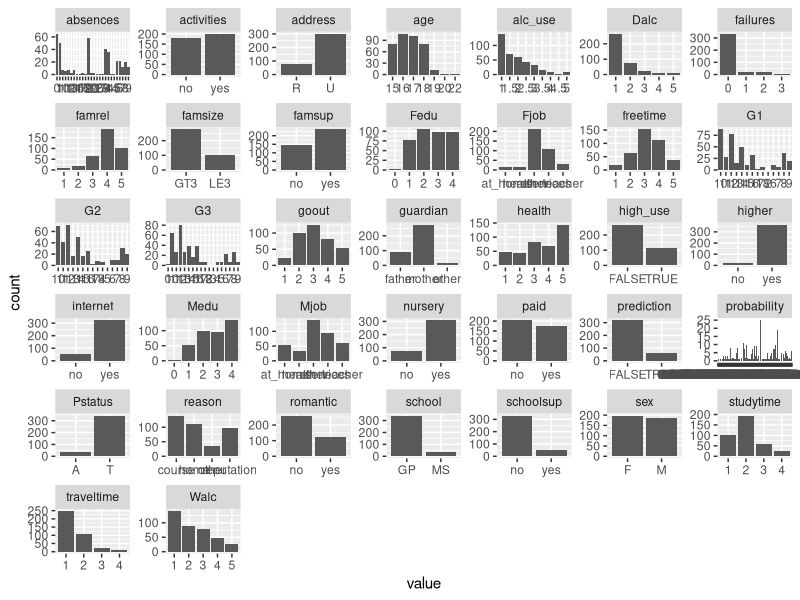
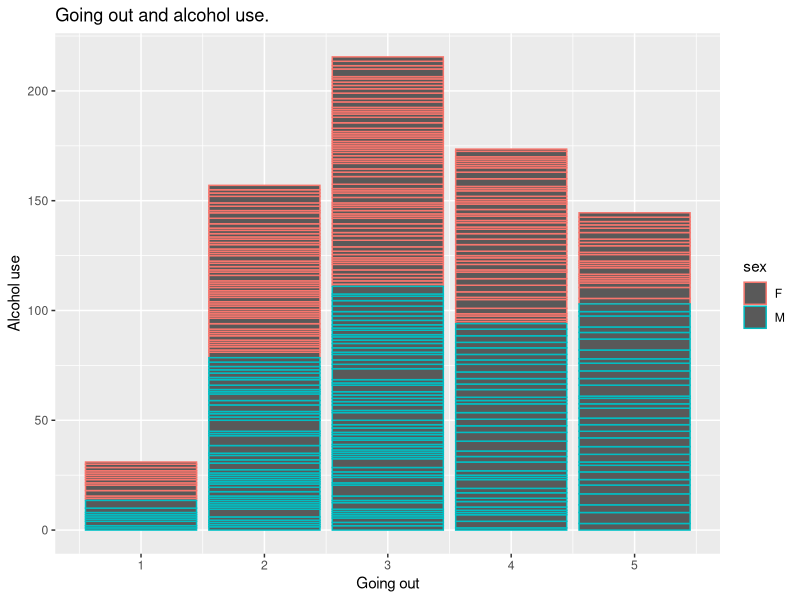
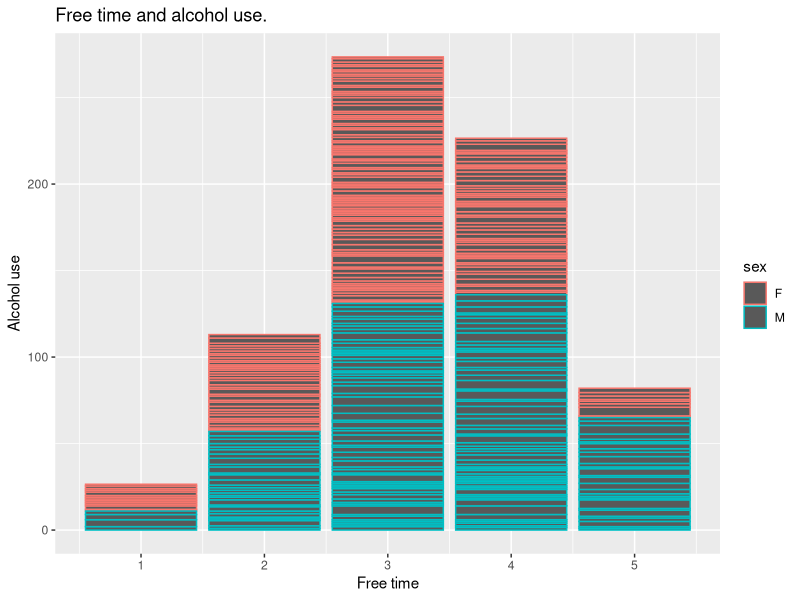
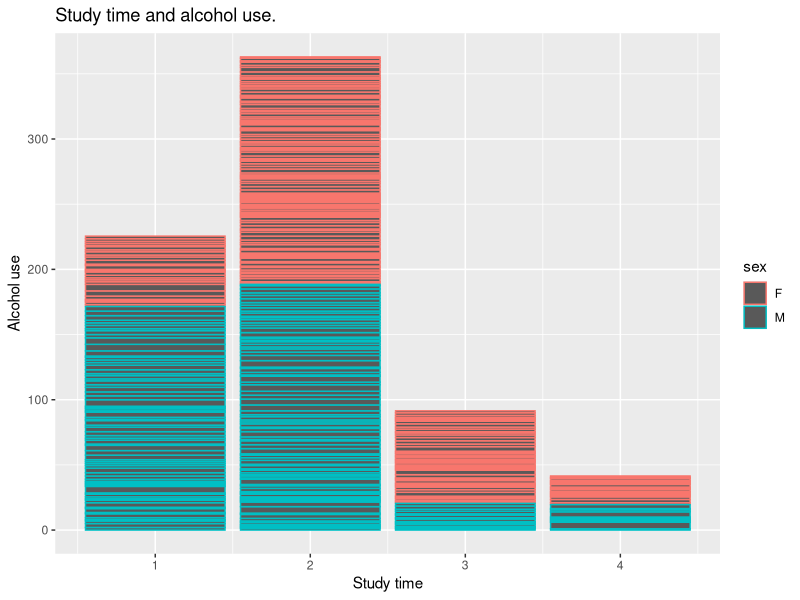
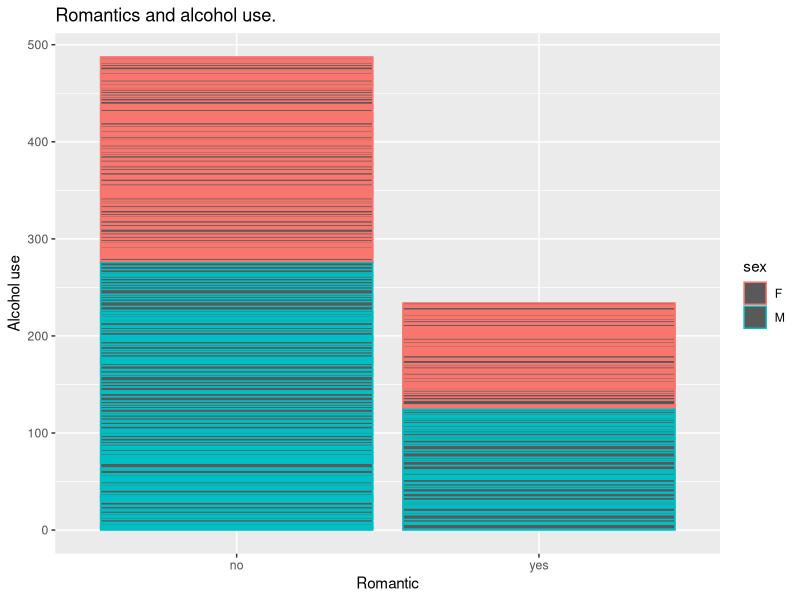
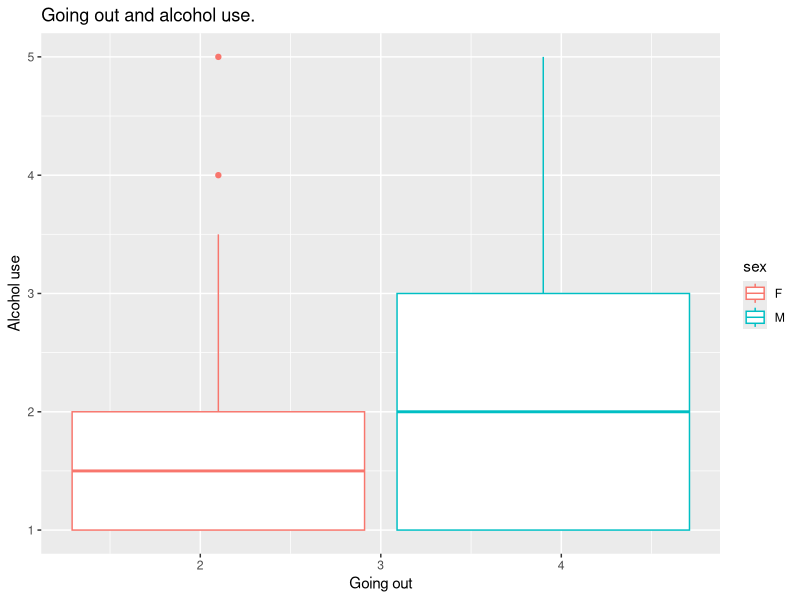
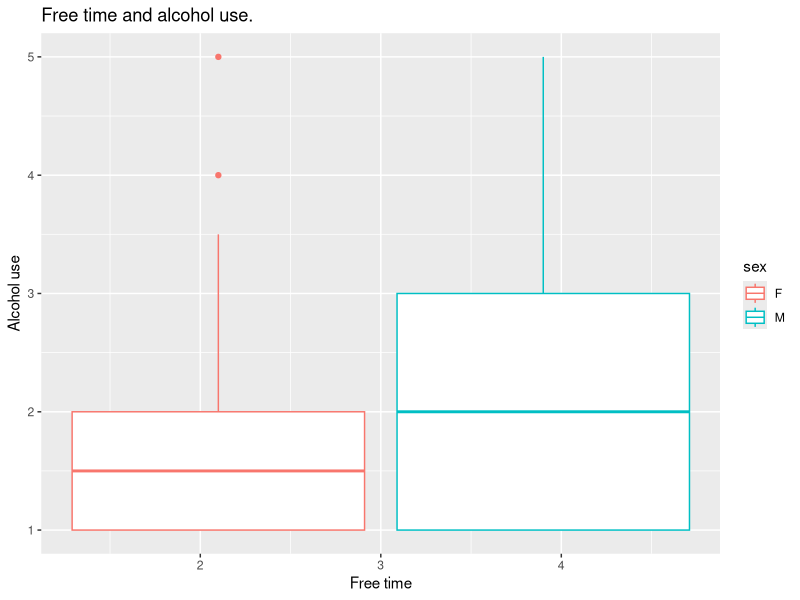
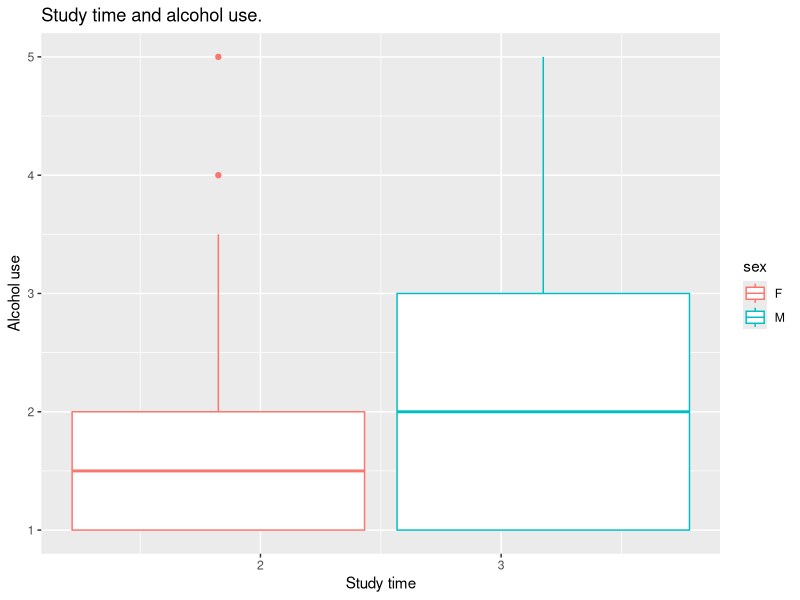

Recreate these plots in R, in order.
## ---- chunk 1
alc <- read.csv("alc.csv")
## ---- chunk 2
alc$X <- NULL
## ---- chunk 3
colnames(alc)
## ---- chunk 4
dim(alc)
## ---- chunk 5
library(tidyr)
library(dplyr)
library(ggplot2)
## ---- chunk 6
glimpse(alc)
## ---- chunk 7
gather(alc) %>% glimpse
## ---- chunk 8
gather(alc) %>% ggplot(aes(value)) + facet_wrap("key", scales = "free") + geom_bar()
## ---- chunk 9
alc %>% group_by(goout, alc_use) %>% summarise(count = n(), mean_grade = mean(G3))
## ---- chunk 10
alc %>% group_by(freetime, alc_use) %>% summarise(count = n(), mean_grade = mean(G3))
## ---- chunk 11
alc %>% group_by(studytime, alc_use) %>% summarise(count = n(), mean_grade = mean(G3))
## ---- chunk 12
alc %>% group_by(romantic, alc_use) %>% summarise(count = n(), mean_grade = mean(G3))
## ---- chunk 13
library(ggplot2)
## ---- chunk 14
b1 <- ggplot(alc, aes(x = goout, y = alc_use, col = sex)) + ggtitle("Going out and alcohol use.")
## ---- chunk 15
B1 <- b1 + geom_col() + labs(x = "Going out", y = "Alcohol use")
## ---- chunk 16
B1
## ---- chunk 17
b2 <- ggplot(alc, aes(x = freetime, y = alc_use, col = sex)) + ggtitle("Free time and alcohol use.")
## ---- chunk 18
B2 <- b2 + geom_col() + labs(x = "Free time", y = "Alcohol use")
## ---- chunk 19
B2
## ---- chunk 20
b3 <- ggplot(alc, aes(x = studytime, y = alc_use, col = sex)) + ggtitle("Study time and alcohol use.")
## ---- chunk 21
B3 <- b3 + geom_col() + labs(x = "Study time", y = "Alcohol use"
                             )
## ---- chunk 22
B3
## ---- chunk 23
b4 <- ggplot(alc, aes(x = romantic, y = alc_use, col = sex)) + ggtitle("Romantics and alcohol use.")
## ---- chunk 24
B4 <- b4 + geom_col() + labs(x = "Romantic", y = "Alcohol use")
## ---- chunk 25
B4
## ---- chunk 26
library(ggplot2)
## ---- chunk 27
par(mfrow = c(2,2))
## ---- chunk 28
g1 <- ggplot(alc, aes(x = goout, y = alc_use, col = sex)) + ggtitle("Going out and alcohol use.")
## ---- chunk 29
g1 + geom_boxplot() + labs(x = "Going out", y ="Alcohol use")
## ---- chunk 30
g2 <- ggplot(alc, aes(x = freetime, y = alc_use, col = sex)) + ggtitle("Free time and alcohol use.")
## ---- chunk 31
g2 + geom_boxplot() + labs(x = "Free time", y = "Alcohol use")
## ---- chunk 32
g3 <- ggplot(alc, aes(x = studytime, y = alc_use, col = sex)) + ggtitle("Study time and alcohol use.")
## ---- chunk 33
g3 + geom_boxplot() + labs(x = "Study time", y = "Alcohol use")
## ---- chunk 34
g4 <- ggplot(alc, aes(x = romantic, y = alc_use, col = sex)) + ggtitle("Romantics and alcohol use.")
## ---- chunk 35
g4 + geom_boxplot() + labs(x = "Romantic", y = "Alcohol use")
## ---- chunk 36
m <- glm(high_use ~ goout + freetime + studytime + romantic, data = alc, family = "binomial")
## ---- chunk 37
summary(m)
## ---- chunk 38
coef(m)
## ---- chunk 39
library(dplyr)
## ---- chunk 40
OR <- coef(m) %>% exp
## ---- chunk 41
confint(m)
## ---- chunk 42
CI <- exp(confint(m))
## ---- chunk 43
cbind(OR, CI)
## ---- chunk 44
m <- glm(high_use ~ goout + freetime + studytime + romantic, data = alc, family = "binomial")
## ---- chunk 45
probabilities <- predict(m, type = "response")
## ---- chunk 46
alc <- mutate(alc, probability = probabilities)
## ---- chunk 47
alc <- mutate(alc, prediction = probability > 0.5)
## ---- chunk 48
select(alc, goout, freetime, studytime, romantic, probability, prediction) %>% tail(10)
## ---- chunk 49
table(high_use = alc$high_use, prediction = alc$prediction)
## ---- chunk 50
library(dplyr); library(ggplot2)
## ---- chunk 51
g <- ggplot(alc, aes(x =probability, y = high_use, col = prediction))
## ---- chunk 52
g + geom_point()
## ---- chunk 53
table(high_use = alc$high_use, prediction = alc$prediction) %>% prop.table %>% addmargins
## ---- chunk 54
loss_func <- function(class, prob) {
 n_wrong <- abs(class - prob) > 0.5
 mean(n_wrong)
}
## ---- chunk 55
loss_func(class = alc$high_use, prob = 0)
## ---- chunk 56
loss_func(class = alc$high_use, prob = 1)
## ---- chunk 57
loss_func(class = alc$high_use, prob = alc$probability)
## ---- chunk 58
loss_func <- function(class, prob) {
        n_wrong <- abs(class - prob) > 0.5
        mean(n_wrong)
}
## ---- chunk 59
loss_func(class = alc$high_use, prob = alc$probability)
## ---- chunk 60
library(boot)
## ---- chunk 61
nrow(alc)
## ---- chunk 62
cv <- cv.glm(data = alc, cost = loss_func, glmfit = m, K = nrow(alc))
## ---- chunk 63
cv$delta[1]
## ---- chunk 64
cv <- cv.glm(data = alc, cost = loss_func, glmfit = m, K = 10)
## ---- chunk 65
cv$delta[1]
## ---- chunk 66
m <- glm(high_use ~ school + reason + nursery + internet + guardian + traveltime + studytime + failures + schoolsup + famsup + paid + activities + higher + romantic + famrel + freetime + goout + health + absences + G1 + G2 +G3, data = alc, family = "binomial")
## ---- chunk 67
loss_func <- function(class, prob) {
        n_wrong <- abs(class - prob) > 0.5
        mean(n_wrong)
}
## ---- chunk 68
loss_func(class = alc$high_use, prob = alc$probability)
## ---- chunk 69
library(boot)
## ---- chunk 70
nrow(alc)
## ---- chunk 71
K = nrow(alc)
## ---- chunk 72
cv <- cv.glm(data = alc, cost = loss_func, glmfit = m, K = nrow(alc))
## ---- chunk 73
cv$delta[1]
## ---- chunk 74
cv <- cv.glm(data = alc, cost = loss_func, glmfit = m, K = 10)
## ---- chunk 75
cv$delta[1]
## ---- chunk 76
m <- glm(high_use ~ nursery + internet + guardian + traveltime + studytime + failures + famsup + paid + activities + higher + romantic + famrel + freetime + goout + health, data = alc, family = "binomial")
## ---- chunk 77
cv <- cv.glm(data = alc, cost = loss_func, glmfit = m, K = nrow(alc))
## ---- chunk 78
cv$delta[1]
## ---- chunk 79
cv <- cv.glm(data = alc, cost = loss_func, glmfit = m, K = 10)
## ---- chunk 80
cv$delta[1]
## ---- chunk 81
m <- glm(high_use ~ internet + guardian + traveltime + studytime + failures + activities + higher + romantic + freetime + goout, data = alc, family = "binomial")
## ---- chunk 82
cv <- cv.glm(data = alc, cost = loss_func, glmfit = m, K = nrow(alc))
## ---- chunk 83
cv$delta[1]
## ---- chunk 84
cv <- cv.glm(data = alc, cost = loss_func, glmfit = m, K = 10)
## ---- chunk 85
cv$delta[1]
## ---- chunk 86
m <- glm(high_use ~ studytime + romantic + freetime + goout, data = alc, family = "binomial")
## ---- chunk 87
cv <- cv.glm(data = alc, cost = loss_func, glmfit = m, K = nrow(alc))
## ---- chunk 88
cv$delta[1]
## ---- chunk 89
cv <- cv.glm(data = alc, cost = loss_func, glmfit = m, K = 10)
## ---- chunk 90
cv$delta[1]
